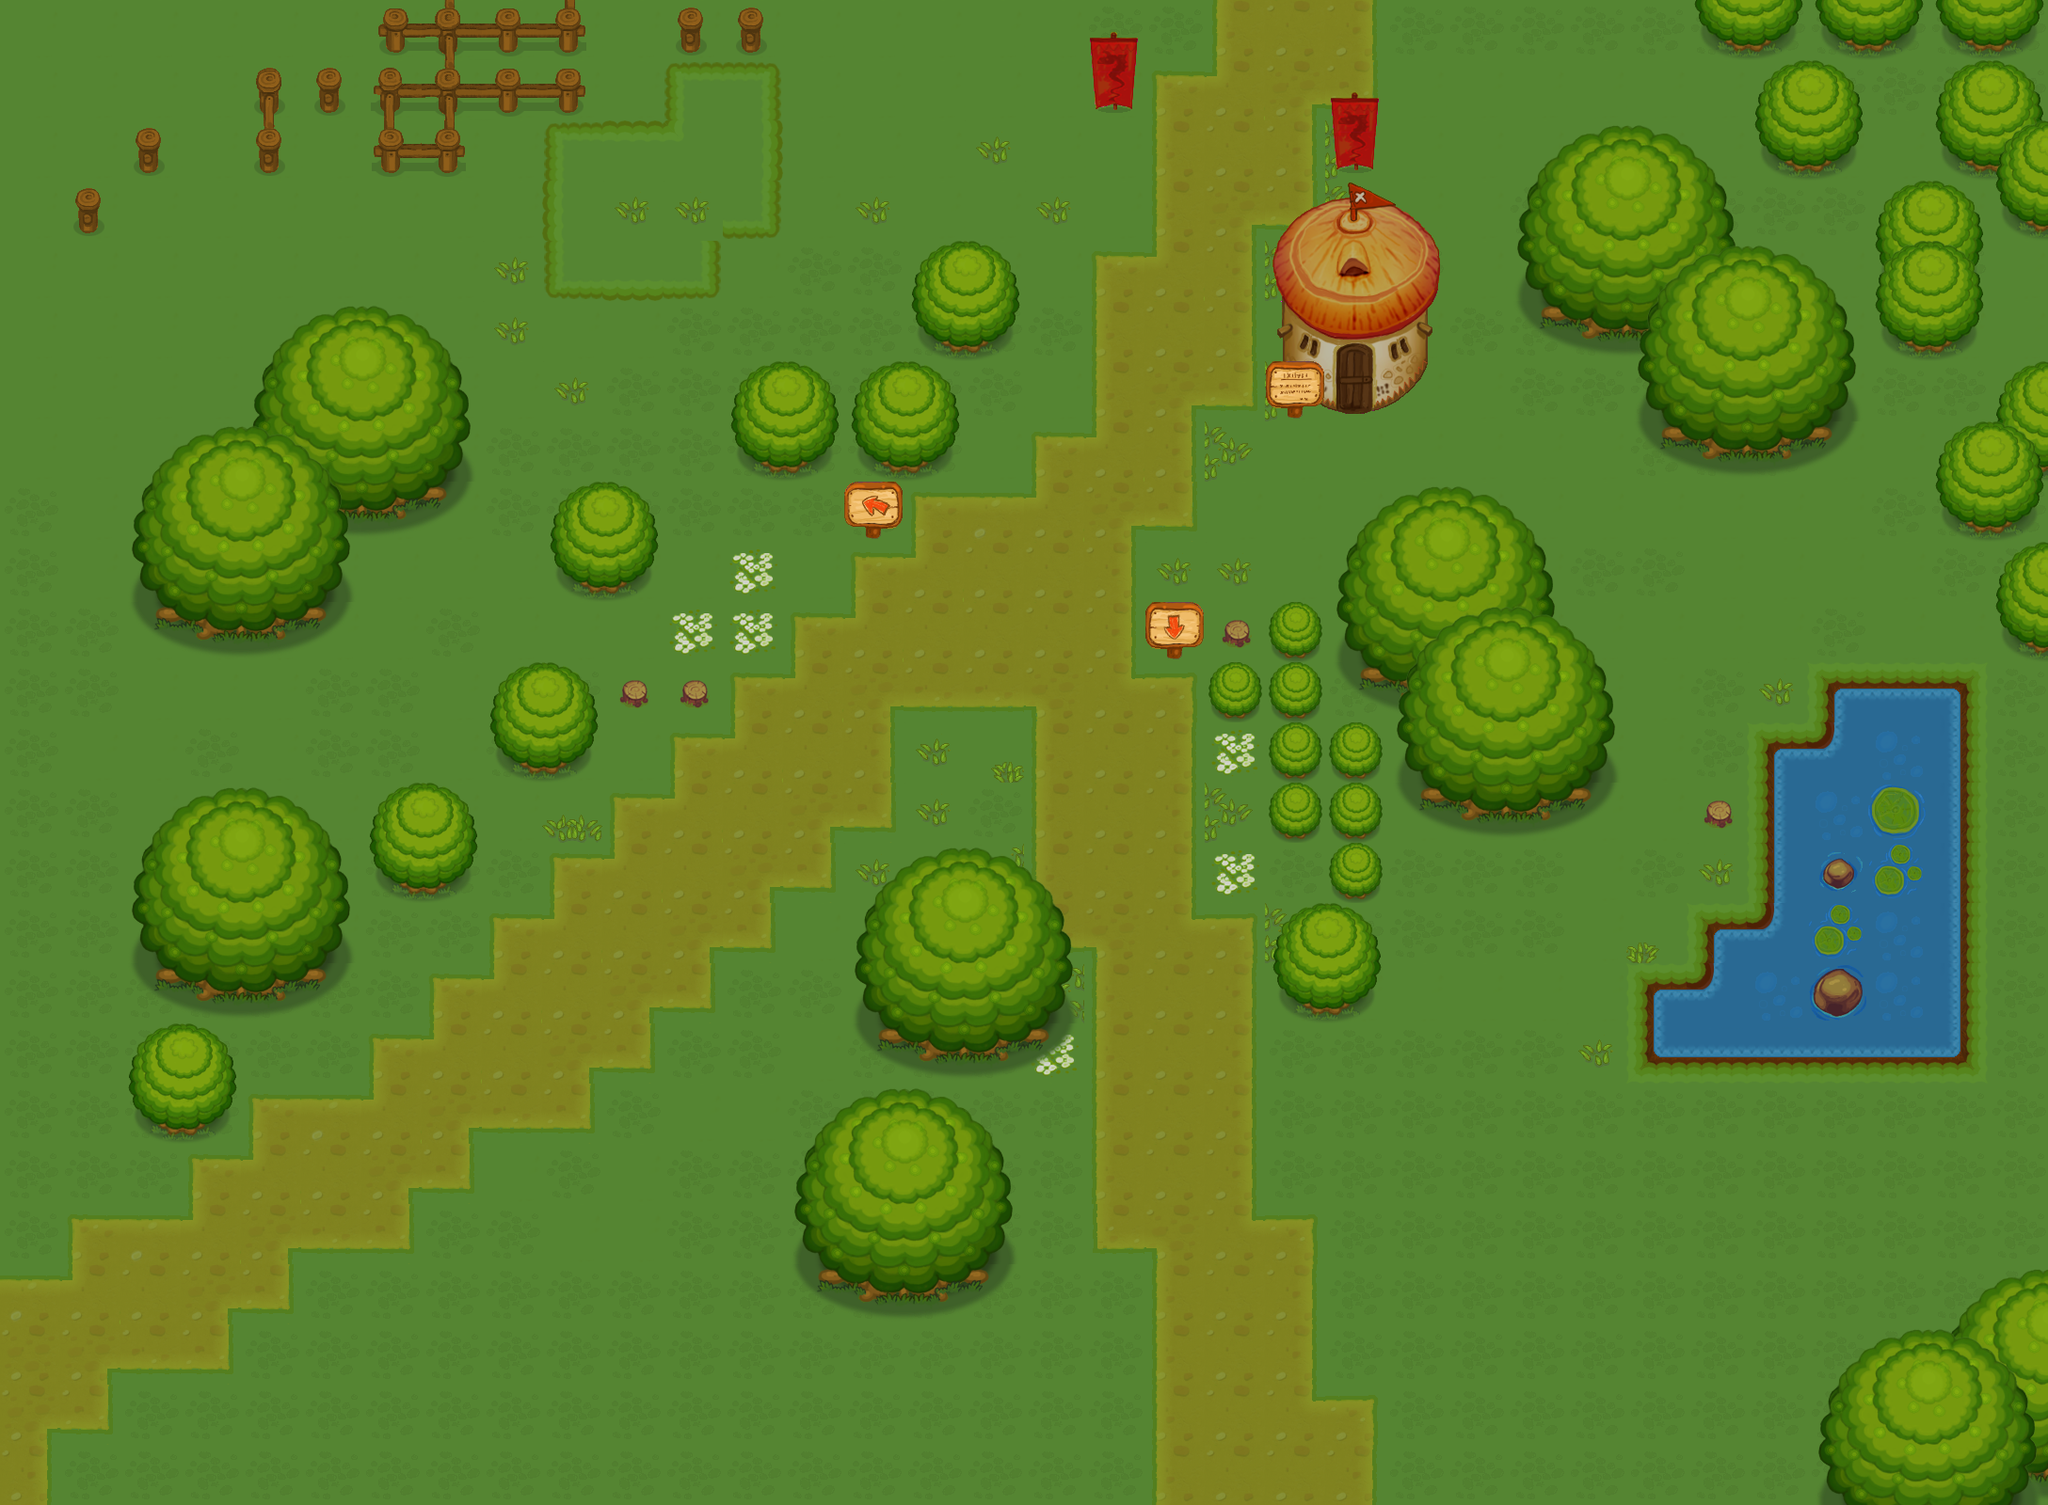

Tiled map render using the project's own tile images. Description and the map definition, with tile-layer contents summarised, below:
An orthogonal 34x25 tile map with 64x64 px tiles, 3 tile layers (块层 1, 块层 2, 块层 3), 4 tilesets.

<map version="1.0" orientation="orthogonal" width="34" height="25" tilewidth="64" tileheight="64">
 <tileset firstgid="1" name="ForestTiles" tilewidth="64" tileheight="64">
  <image source="ForestTiles.png" width="384" height="5440" />
  <terraintypes>
   <terrain name="新地形" tile="-1" />
  </terraintypes>
  <tile id="478" terrain=",,,0" />
 </tileset>
 <tileset firstgid="511" name="DungeonTiles" tilewidth="64" tileheight="64">
  <image source="DungeonTiles.png" width="384" height="2688" />
 </tileset>
 <tileset firstgid="763" name="PathTiles" tilewidth="64" tileheight="64">
  <image source="PathTiles.png" width="128" height="64" />
  <tile id="0">
   <properties>
    <property name="Collidable" value="True" />
   </properties>
  </tile>
 </tileset>
 <tileset firstgid="765" name="BuildingsTiles1" tilewidth="64" tileheight="64">
  <image source="BuildingsTiles1.png" width="384" height="512" />
 </tileset>
 <layer name="块层 1" width="34" height="25">
  <data>[850 cells, 850 non-empty, 11 distinct tile ids]</data>
 </layer>
 <layer name="块层 2" width="34" height="25">
  <data>[850 cells, 116 non-empty, 44 distinct tile ids]</data>
 </layer>
 <layer name="块层 3" width="34" height="25">
  <data>[850 cells, 377 non-empty, 81 distinct tile ids]</data>
 </layer>
 <objectgroup name="对象层 1" width="34" height="25" />
</map>
